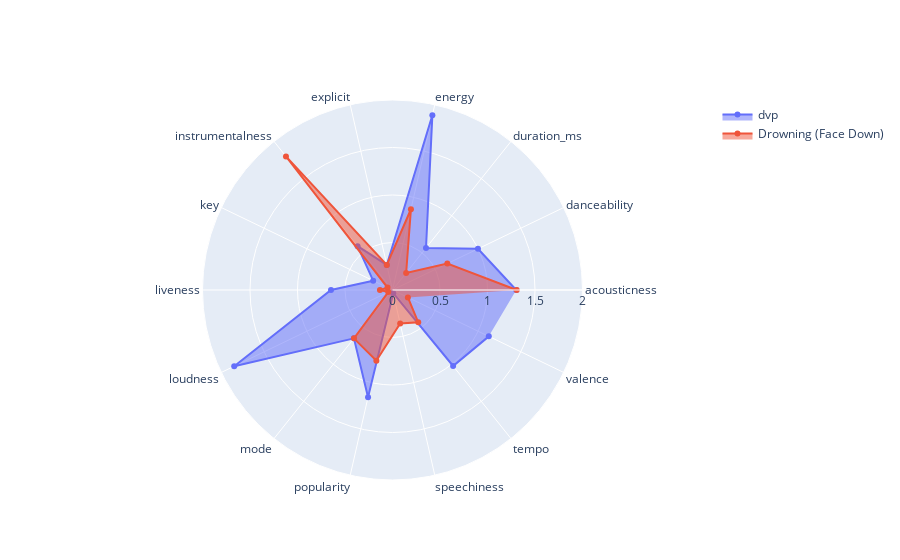

Notebook cell for this chart:
### Code cell
import plotly.graph_objects as go 

categories = number_cols

fig = go.Figure()

fig.add_trace(go.Scatterpolar(
    r=r,
    theta = categories,
    fill='toself',
    name='dvp'
))
fig.add_trace(go.Scatterpolar(
    r=r1,
    theta = categories,
    fill='toself',
    name=ten_song[5]['name']

))
fig.update_layout(
    polar=dict(
        radialaxis=dict(
            visible=True,
            range=[0, 2]
        )),
    showlegend=True
)
fig.show()

### Figure 1 — Plotly figure (JSON) as saved in the notebook; plotly's stock layout.template omitted (floating-point values rounded to 4 significant figures)
{"data": [{"fill": "toself", "name": "dvp", "r": [1.302, 0.9985, 0.5655, 1.886, 0.2704, 0.5896, 0.2259, 0.6475, 1.849, 0.6509, 1.157, 0.03418, 1.023, 1.125], "theta": ["acousticness", "danceability", "duration_ms", "energy", "explicit", "instrumentalness", "key", "liveness", "loudness", "mode", "popularity", "speechiness", "tempo", "valence"], "type": "scatterpolar"}, {"fill": "toself", "name": "Drowning (Face Down)", "r": [1.308, 0.6406, 0.2304, 0.8718, 0.2704, 1.799, 0.05835, 0.1323, 0.04935, 0.6509, 0.7632, 0.3623, 0.4342, 0.1797], "theta": ["acousticness", "danceability", "duration_ms", "energy", "explicit", "instrumentalness", "key", "liveness", "loudness", "mode", "popularity", "speechiness", "tempo", "valence"], "type": "scatterpolar"}], "layout": {"polar": {"radialaxis": {"range": [0, 2], "visible": true}}, "showlegend": true}}
